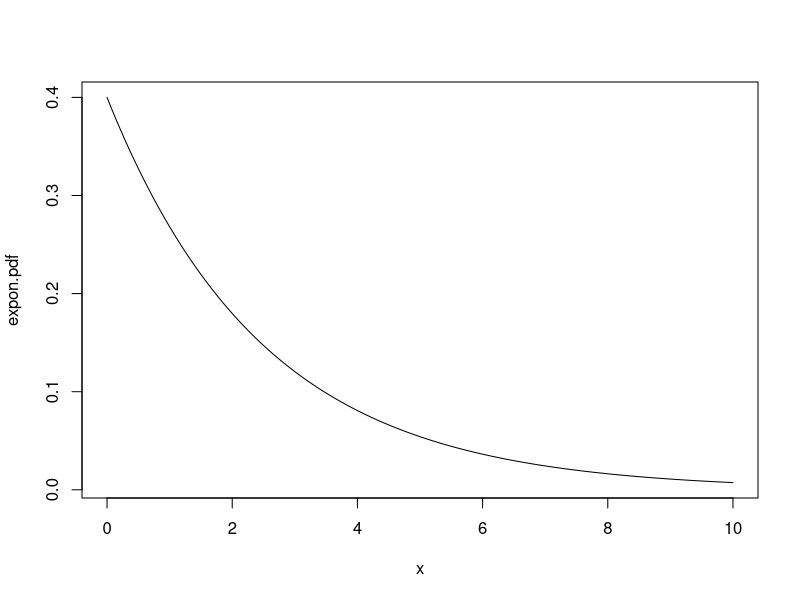
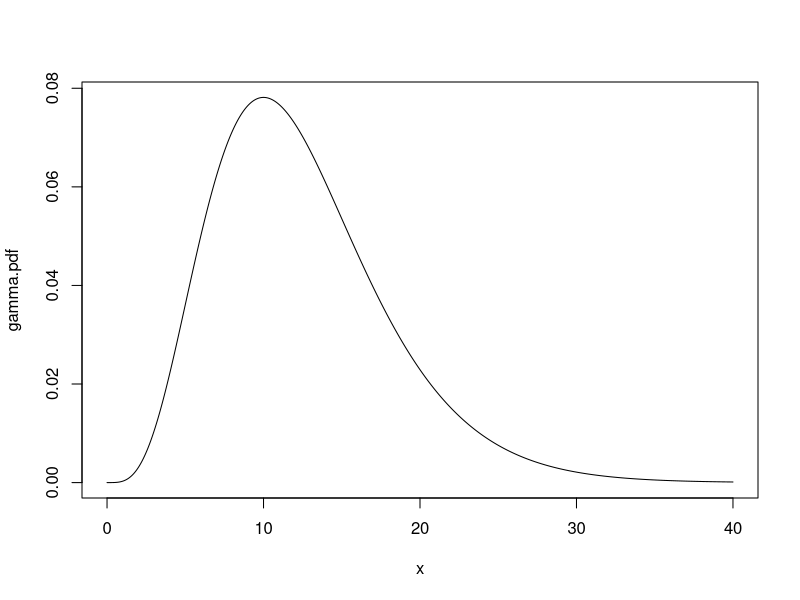
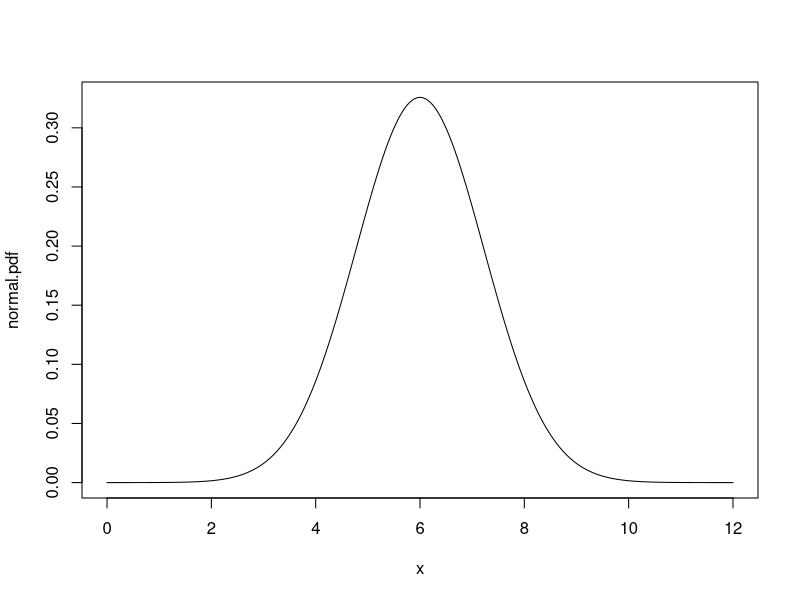

These figures' R source, in order:
##### pdfs.r
##### examples of pdfs


### exponential(lambda)
lambda = .4
x = seq(0,10,.01)                # sequence of values from 0 to 20
expon.pdf = dexp(x,rate=lambda)  # values of the pmf for each of those in x
Result = cbind(x,expon.pdf)
Result[1:51,]                    # print 51 rows of Result
plot(x,expon.pdf,type="l")
integrate(dexp,0,Inf,rate=lambda)            # equals 1
integrate(dexp,0,10,rate=lambda)

### gamma(alpha,lambda)
lambda = .4
alpha = 5
x = seq(0,40,.04)
gamma.pdf = dgamma(x,alpha,rate=lambda)
Result = cbind(x,gamma.pdf)
Result[10*(1:50)+1,]             # print every 10th row of Result
plot(x,gamma.pdf,type="l")

### normal(mu,sigma.sq)
mu = 6
sigma.sq = 1.5
x = seq(0,12,.01)
normal.pdf = dnorm(x,mu,sd=sqrt(sigma.sq))  # R uses the standard deviation
Result = cbind(x,normal.pdf)
Result[20*(1:60)+1,]             # print every 20th row of Result
plot(x,normal.pdf,type="l")


#####

